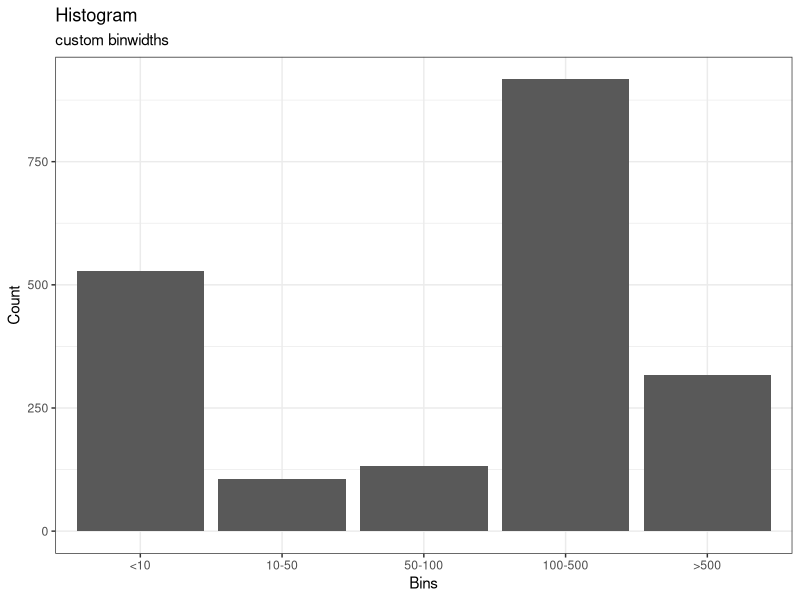

The R source for this figure:
## ---- chunk 1
knitr::opts_chunk$set(echo = TRUE)
library(tidyverse)
## ---- chunk 2
#Variable set up
timeseries <- c(seq(1:1000))
bins <- c(10,25,100,500)
colnames <- 0

#Creates col names based on bins - Whoohooo!!!
for (i in 1:(length(bins)+1)){
  if (i==1){
    colnames[i] <- paste0("<", as.character(bins[i]))
  }
  else if (i==length(bins)+1){
   colnames[i] <- paste0(">", as.character(bins[i-1])) 
  }
  else {
    colnames[i] <- paste(as.character(bins[i-1]), as.character(bins[i]), sep="-")
  }
}

#Simple variable binning - I'm on fucking fire
for (i in 1:length(timeseries)){
  for (j in 0:length(bins)){
    if (j == 0 && timeseries[i] <= bins[j+1]){
      print(paste("<=", bins[j+1], timeseries[i]))
    }
    else if (j == length(bins) && timeseries[i] > bins[j]){
      print(paste(">", bins[j], timeseries[i]))
    }
    else if (timeseries[i] > bins[j] && timeseries[i] <= bins[j+1]){
      print(paste(paste(bins[j], bins[j+1], sep = " to "), timeseries[i]))
    }
  }
}

## ---- chunk 3
#Variable set up
set.seed(5)
timeseries <- rnorm(2000, mean = 200, sd = 300)
bins <- c(10,100,750)
colnames <- 0

#Creates col names based on bins - Whoohooo!!!
bins <- bins %>% 
  sort()

for (i in 1:(length(bins)+1)){
  if (i==1){
    colnames[i] <- paste0("<", as.character(bins[i]))
  }
  else if (i==length(bins)+1){
   colnames[i] <- paste0(">", as.character(bins[i-1])) 
  }
  else {
    colnames[i] <- paste(as.character(bins[i-1]), as.character(bins[i]), sep="-")
  }
}

#Creates Markov relations col names - let's goo!~~
colnames2 <- 0
n=1
for (i in 1:length(colnames)){
  for (j in 1:length(colnames)){
   colnames2[n] <- paste(colnames[i], colnames[j], sep=" to ")
   n = n+1
  }
}

#Markov binning
c <- c(rep(0, (length(bins)+1)))
d <- replicate(n = length(c), c) #Maybe there is a way to get count directly into colnames 2
for (i in 1:length(timeseries)){
  for (j in 0:length(bins)){
    if (j == 0 && timeseries[i] <= bins[j+1]){
      #print(paste("<=", bins[j+1], timeseries[i]))
      c[j+1] = c[j+1]+1
    }
    else if (j == length(bins) && timeseries[i] > bins[j]){
      #print(paste(">", bins[j], timeseries[i]))
      c[j+1] = c[j+1]+1
    }
    else if (timeseries[i] > bins[j] && timeseries[i] <= bins[j+1]){
      #print(paste(paste(bins[j], bins[j+1], sep = " to "), timeseries[i]))
      c[j+1] = c[j+1]+1
    }
  }
}

## ---- chunk 4
# custom binned graphing
timeseries <- rnorm(2000, mean = 200, sd = 300)
bins <- c(10,50,100,500)
colnames <- 0

# creates col names based on bins - Whoohooo!!!
for (i in 1:(length(bins)+1)){
  if (i==1){
    colnames[i] <- paste0("<", as.character(bins[i]))
  }
  else if (i==length(bins)+1){
   colnames[i] <- paste0(">", as.character(bins[i-1])) 
  }
  else {
    colnames[i] <- paste(as.character(bins[i-1]), as.character(bins[i]), sep="-")
  }
}

count = c(rep(0, (length(bins)+1)))
for (i in 1:length(timeseries)){
  for (j in 0:length(bins)){
    if (j == 0 && timeseries[i] <= bins[j+1]){
      count[j+1] = count[j+1]+1
    }
    else if (j == length(bins) && timeseries[i] > bins[j]){
      count[j+1] = count[j+1]+1
    }
    else if (timeseries[i] > bins[j] && timeseries[i] <= bins[j+1]){
      count[j+1] = count[j+1]+1
    }
  }
}

bin = as.factor(colnames) %>% 
  fct_relevel(colnames)

data = tibble(bin, count)

ggplot(data = data)+
  geom_col(aes(x = bin, y = count))+
  theme_bw()+
  labs(title="Histogram", x = "Bins", y = "Count",
       subtitle="custom binwidths")

